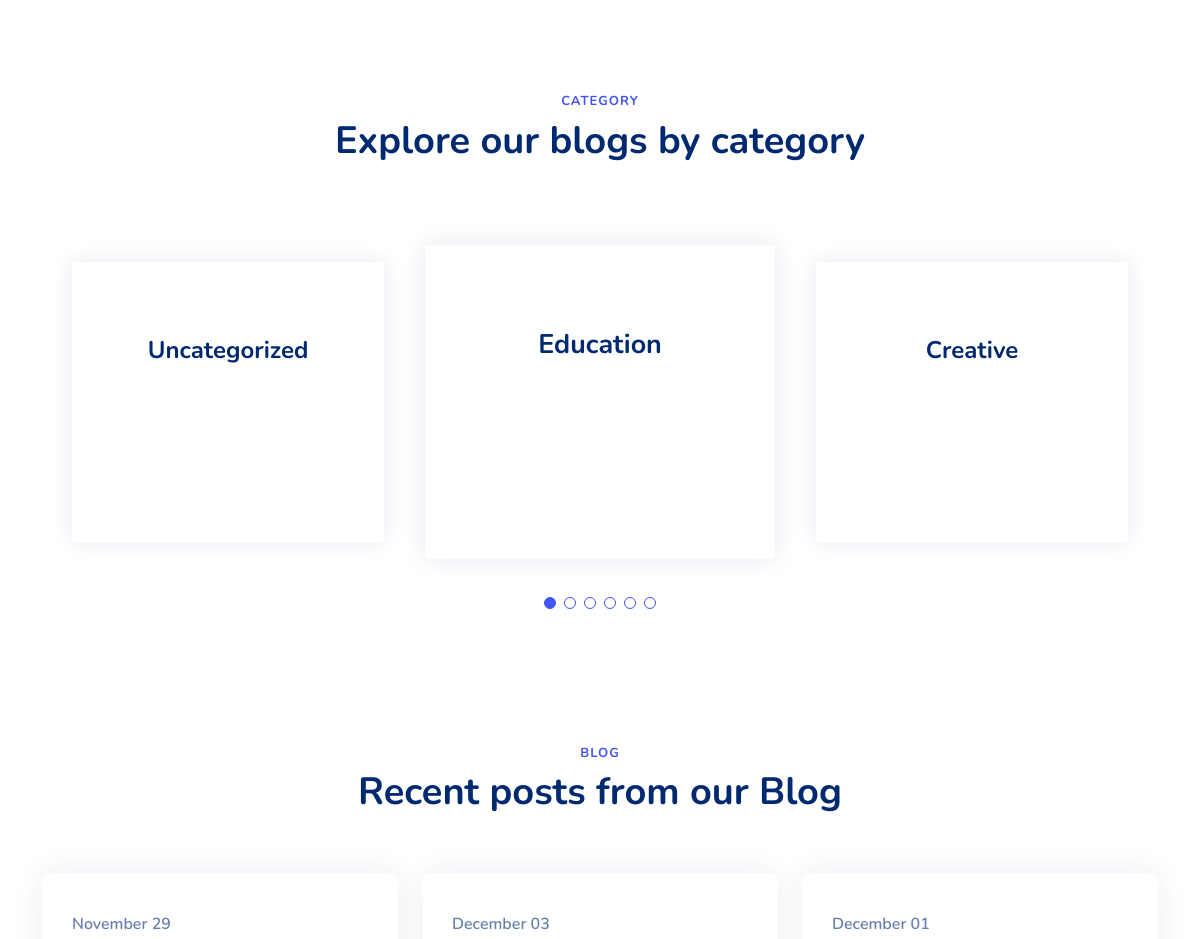
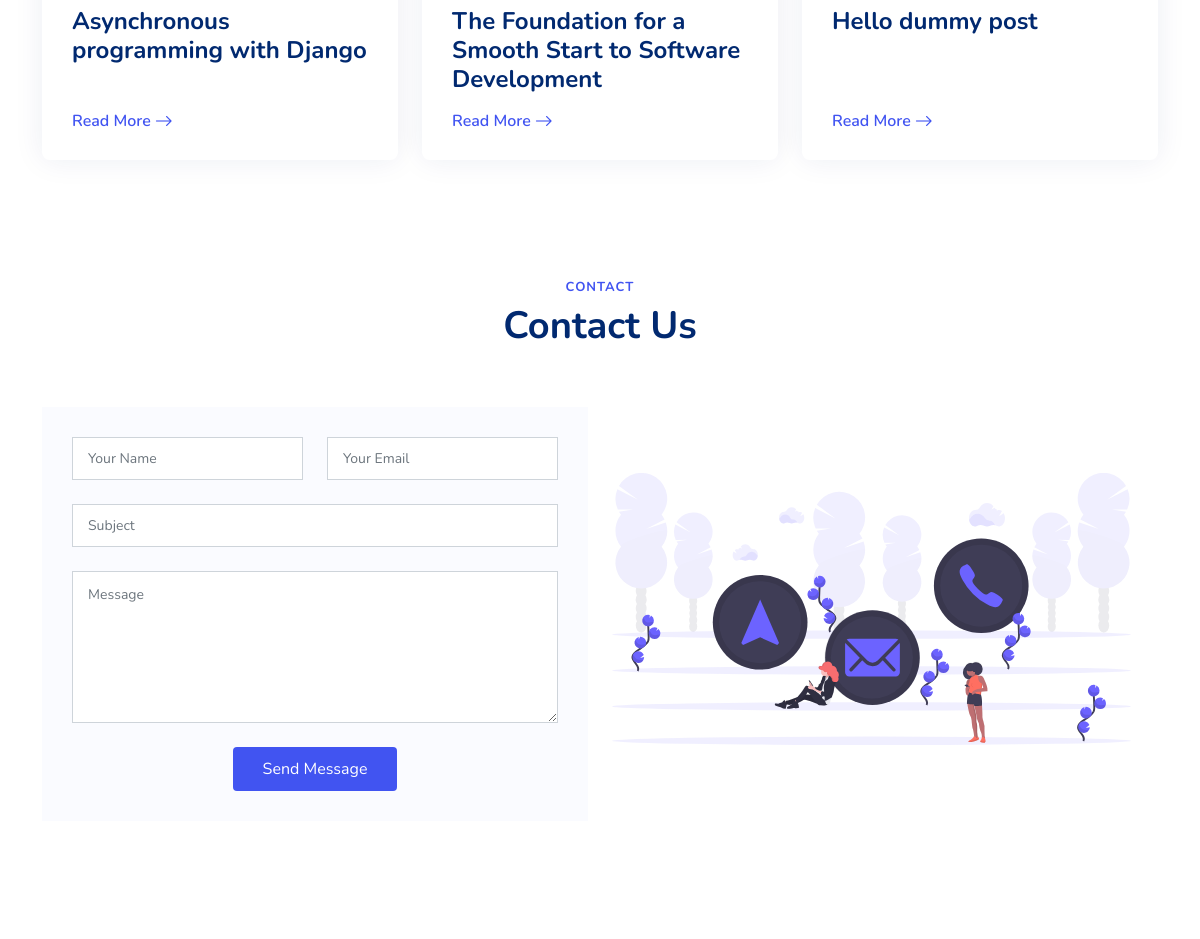
The app's page / (middle part), older data (2 pictures, top to bottom).
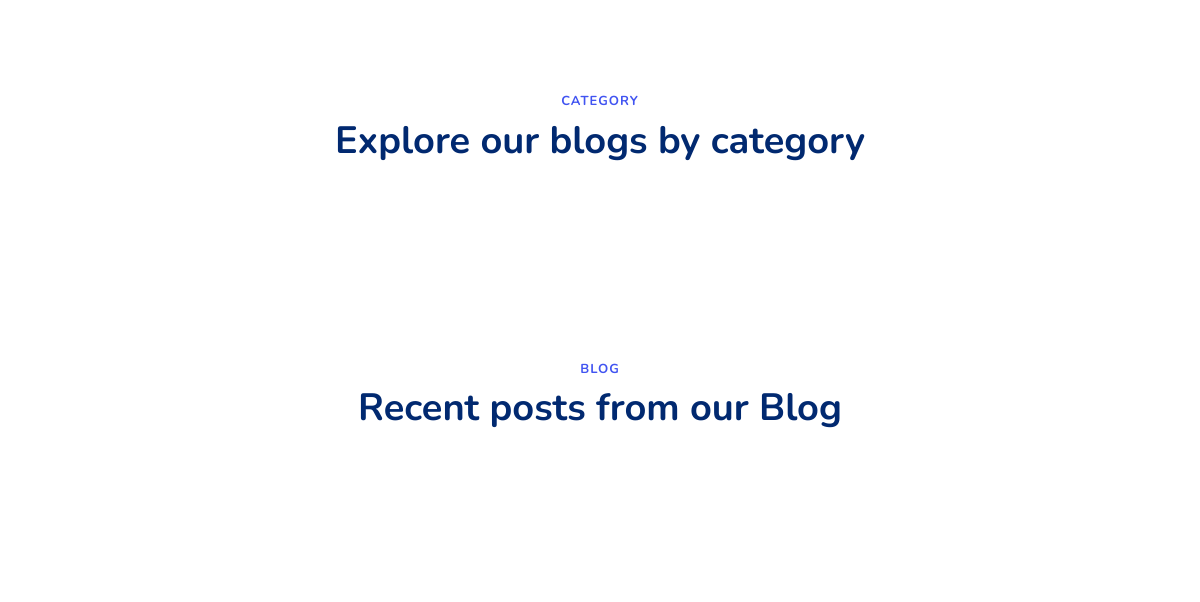
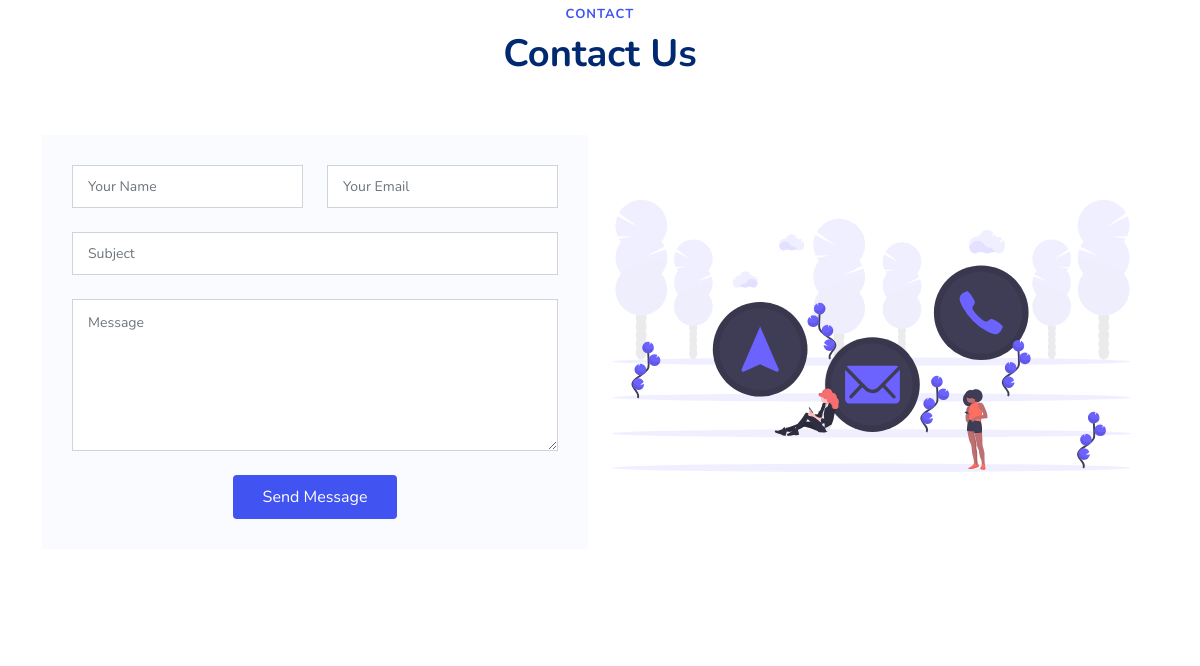
The same page, newer data (2 pictures, top to bottom).
### blog/models.py (models this page shows, shortened)
class Category(models.Model):
    name = models.CharField(max_length=70)
    cat_img = models.URLField(default="url")

class Post(models.Model):
    title = models.CharField(max_length=100)
    blog_snipet = models.CharField(max_length=400)
    title_tag = models.CharField(max_length=20)
    author = models.ForeignKey(User, on_delete=models.CASCADE)
    body = RichTextField(null=True, blank=True)
    date_published = models.DateField(auto_now_add=True)
    entry_img = models.URLField()
    tags = TaggableManager()
    modified = models.DateTimeField(auto_now=True)
    hit_count_generic = GenericRelation(HitCount, object_id_field='object_pk', related_query_name='hit_count_generic_relation')
    author_conculsion = models.CharField(max_length=300, default="No Author Review")
    readtime_min = models.IntegerField(default=0)
    editor_choice = models.BooleanField(default=False)
    likes = models.ManyToManyField(User, default=None, blank=True, related_name='post_likes')
    likes_count = models.BigIntegerField(default='0')
    category = models.ForeignKey(Category, on_delete=models.PROTECT, default=1)

### IndexHome/views.py (the view)
# urls.py: path(r'', views.index, name='index'),
@cache_page(1800)
def index(request):
    recent_blog = Post.objects.all()
    user_count = User.objects.count()
    category = Category.objects.all()[:6]
    return render(request, 'IndexHome/index.html',{'post':recent_blog.order_by('-likes_count','-date_published')[:3],'user_count':user_count,'total_blogs':recent_blog.count(),'category':category})

### templates/IndexHome/index.html (shortened to what this page needs)
{% extends 'IndexHome/base.html' %}
{% block body %}
{% load static %}
<main id="main">
    <section id="team" class="team">
    </section>
    <section id="testimonials" class="testimonials">
        <div class="container" data-aos="fade-up">
            <header class="section-header">
                <h2>CATEGORY</h2>
                <p>Explore our blogs by category</p>
            </header>
            <div class="testimonials-slider swiper-container" data-aos="fade-up" data-aos-delay="200">
                <div class="swiper-wrapper">
                    {% for cat_name in category %}
                    <div class="swiper-slide">
                        <div class="testimonial-item">
                            <a href="{% url 'blog:category' category_slug=cat_name.name %}">
                                <center><img src="" style="width:80%;" class="img-fluid" alt=""></center>
                            </a>
                            <h3 class="cat_explore">{{cat_name.name}}</h3>
                        </div>
                    </div>
                    {% endfor %}
                </div>
                <div class="swiper-pagination"></div>
            </div>
        </div>
    </section>
    <section id="recent-blog-posts" class="recent-blog-posts">
        <div class="container" data-aos="fade-up">
            <header class="section-header">
                <h2>BLOG</h2>
                <p>Recent posts from our Blog</p>
            </header>
            <div class="row">
                {% for blog in post %}
                    <div class="col-lg-4">
                        <div class="post-box">
                            <div class="post-img">
                            </div>
                            <span class="post-date">{{blog.date_published|date:"F d"}}</span>
                            <h3 class="post-title">
                                {{blog.title}}
                            </h3>
                            <a href="{% url 'blog:blog_details' blog.pk %}" class="readmore stretched-link mt-auto"><span>Read More</span><i class="bi bi-arrow-right"></i></a>
                        </div>
                    </div>
                {% endfor %}
            </div>
        </div>
    </section>
    <section id="contact" class="contact">
        <div class="container" data-aos="fade-up">
            <header class="section-header">
                <h2>Contact</h2>
                <p>Contact Us</p>
            </header>
            <div class="row gy-4 justify-content-around">
                <div class="col-lg-6">
                    <form action="{% url 'IndexHome:contact' %}" method="post" class="php-email-form">
                        <div class="row gy-4">
                            <div class="col-md-6">
                                <input type="text" name="name" class="form-control" placeholder="Your Name" maxlength="100" required/>
                            </div>
                            <div class="col-md-6">
                                <input type="email" class="form-control" name="email" placeholder="Your Email"  required/>
                            </div>
                            <div class="col-md-12">
                                <input type="text" class="form-control" name="subject" placeholder="Subject" maxlength="100" required/>
                            </div>
                            <div class="col-md-12">
                                <textarea class="form-control" name="body" rows="6" placeholder="Message" maxlength="600" required></textarea>
                            </div>
                                <div class="col-md-12 text-center">
                                    <button type="submit">Send Message</button>
                                </div>
                        </div>
                    </form>
                </div>
                <div class="col-lg-6">
                    <img src="{% static 'IndexHome/assets/img/contact.svg' %}" style="width:95%;margin-top:12%">
                </div>
            </div>
        </div>
    </section>
</main>
<footer id="footer" class="footer" >
    <section class="hero d-flex flex-column" style="background:none;">
    </section>
</footer>
{% endblock body %}

### templates/IndexHome/base.html (shortened to what this page needs)
<!DOCTYPE html>
<html lang="en">
    <head>
        {% load static %}
        <link href="{% static 'IndexHome/assets/vendor/bootstrap/css/bootstrap.min.css' %}" rel="stylesheet"/>
        <link href="{% static 'IndexHome/assets/vendor/bootstrap-icons/bootstrap-icons.css' %}" rel="stylesheet"/>
        <link href="{% static 'IndexHome/assets/vendor/aos/aos.css' %}" rel="stylesheet"/>
        <link href="{% static 'IndexHome/assets/vendor/swiper/swiper-bundle.min.css' %}" rel="stylesheet"/>
        <link href="{% static 'IndexHome/assets/vendor/glightbox/css/glightbox.min.css' %}" rel="stylesheet"/>
        <link href="{% static 'IndexHome/assets/css/style.css' %}" rel="stylesheet"/>
    </head>
    <body id="bodyscroll">
        {% block body %}
        {% endblock body %}
    </body>
</html>

### static/IndexHome/assets/css/style.css (style rules this page uses)
:root { scroll-behavior: smooth; }
h1, h2, h3, h4, h5, h6 { font-family: "Nunito", sans-serif; }
section { padding: 60px 0; overflow: hidden; }
.section-header { text-align: center; padding-bottom: 60px; }
.section-header h2 { font-size: 13px; letter-spacing: 1px; font-weight: 700; margin: 0; color: #4154f1; text-transform: uppercase; }
.section-header p { margin: 10px 0 0 0; padding: 0; font-size: 38px; line-height: 42px; font-weight: 700; color: #012970; }
.hero { width: 100%; height: 100vh; background: url(../img/hero-bg.png) top center no-repeat; background-size: cover; }
@media (min-width: 1024px) { .hero { background-attachment: fixed; } }
.team { background: #fff; padding: 60px 0; }
.contact .php-email-form { background: #fafbff; padding: 30px; height: 100%; }
.contact .php-email-form input, .contact .php-email-form textarea { border-radius: 0; box-shadow: none; font-size: 14px; border-radius: 0; }
.contact .php-email-form input { padding: 10px 15px; }
.contact .php-email-form textarea { padding: 12px 15px; }
.contact .php-email-form button[type="submit"] { background: #4154f1; border: 0; padding: 10px 30px; color: #fff; transition: 0.4s; border-radius: 4px; }
.footer { padding: 0 0 0px 0; font-size: 14px; }

### templates/IndexHome/base.html (style rules this page uses)
body { font-family: "Nunito", sans-serif; color: #444444; }

Row changes from the older to the newer data that the page shows:
removed Category: name "Uncategorized"
removed Category: name "Education"
removed Category: name "Creative"
removed Post: date_published "November 29", title "Asynchronous programming with Django"
removed Post: date_published "December 03", title "The Foundation for a Smooth Start to Software Development"
removed Post: date_published "December 01", title "Hello dummy post"
